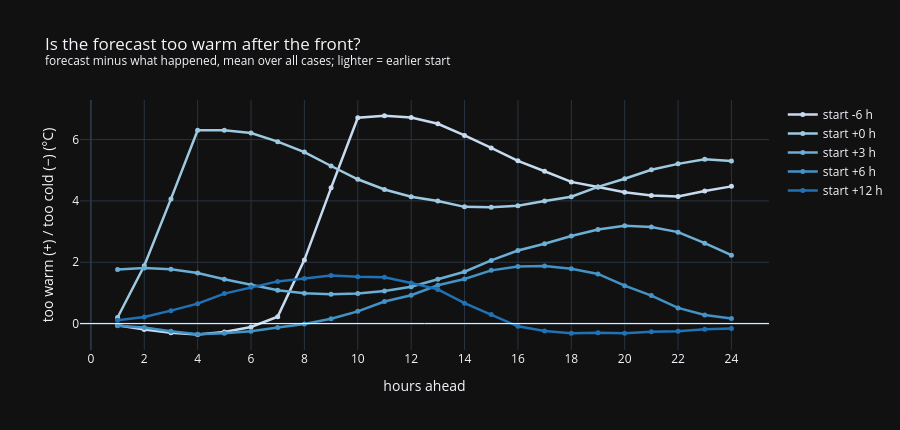

Notebook code for this chart:
### Markdown cell above
### Too warm or too cold, hour by hour

Forecast minus what happened, averaged over all cases, for each hour ahead. Above 0 = the forecast is too warm
(it expects the temperature to go back up), below 0 = too cold.

### Code cell
from plotly.colors import sample_colorscale

shades = sample_colorscale("Blues", [0.25 + 0.5 * i / (len(OFFSETS) - 1) for i in range(len(OFFSETS))])
fig = go.Figure()
fig.add_hline(y=0, line={"color": "white", "width": 1})
for off, colr in zip(OFFSETS, shades):
    fig.add_trace(go.Scatter(x=np.arange(1, H + 1), y=(fin[off][:, 4] - at(off)).mean(axis=0), mode="lines+markers",
                             line={"color": colr, "width": 2.5}, marker={"color": colr, "size": 5}, name=f"start {off:+d} h",
                             hovertemplate="%{x} h ahead: %{y:+.2f} °C<extra>" + f"start {off:+d} h" + "</extra>"))
fig.update_layout(height=430, template="plotly_dark",
                  title="Is the forecast too warm after the front?<br><sup>forecast minus what happened, mean over all cases; "
                        "lighter = earlier start</sup>",
                  xaxis={"title": "hours ahead", "dtick": 2}, yaxis={"title": "too warm (+) / too cold (−) (°C)"})
fig.write_html(FIG / "exp3_inside_front_bias.html", include_plotlyjs="cdn")
fig.show()

### Figure 1 — Plotly figure (JSON) as saved in the notebook; plotly's stock layout.template omitted (floating-point values rounded to 4 significant figures)
{"data": [{"hovertemplate": "%{x} h ahead: %{y:+.2f} °C<extra>start -6 h</extra>", "line": {"color": "rgb(198, 219, 239)", "width": 2.5}, "marker": {"color": "rgb(198, 219, 239)", "size": 5}, "mode": "lines+markers", "name": "start -6 h", "type": "scatter", "x": [1, 2, 3, 4, 5, 6, 7, 8, 9, 10, 11, 12, 13, 14, 15, 16, 17, 18, 19, 20, 21, 22, 23, 24], "y": [-0.05409, -0.1898, -0.3001, -0.351, -0.2711, -0.1085, 0.2272, 2.078, 4.427, 6.712, 6.781, 6.72, 6.517, 6.137, 5.727, 5.307, 4.968, 4.62, 4.451, 4.286, 4.18, 4.144, 4.326, 4.475]}, {"hovertemplate": "%{x} h ahead: %{y:+.2f} °C<extra>start +0 h</extra>", "line": {"color": "rgb(158, 202, 225)", "width": 2.5}, "marker": {"color": "rgb(158, 202, 225)", "size": 5}, "mode": "lines+markers", "name": "start +0 h", "type": "scatter", "x": [1, 2, 3, 4, 5, 6, 7, 8, 9, 10, 11, 12, 13, 14, 15, 16, 17, 18, 19, 20, 21, 22, 23, 24], "y": [0.1988, 1.886, 4.067, 6.306, 6.305, 6.212, 5.933, 5.593, 5.139, 4.706, 4.373, 4.134, 3.999, 3.807, 3.796, 3.846, 3.995, 4.137, 4.458, 4.723, 5.015, 5.209, 5.36, 5.298]}, {"hovertemplate": "%{x} h ahead: %{y:+.2f} °C<extra>start +3 h</extra>", "line": {"color": "rgb(107, 174, 214)", "width": 2.5}, "marker": {"color": "rgb(107, 174, 214)", "size": 5}, "mode": "lines+markers", "name": "start +3 h", "type": "scatter", "x": [1, 2, 3, 4, 5, 6, 7, 8, 9, 10, 11, 12, 13, 14, 15, 16, 17, 18, 19, 20, 21, 22, 23, 24], "y": [1.767, 1.811, 1.774, 1.651, 1.447, 1.258, 1.087, 0.9939, 0.9586, 0.9788, 1.064, 1.204, 1.45, 1.692, 2.061, 2.385, 2.605, 2.857, 3.07, 3.191, 3.147, 2.983, 2.624, 2.232]}, {"hovertemplate": "%{x} h ahead: %{y:+.2f} °C<extra>start +6 h</extra>", "line": {"color": "rgb(66, 146, 198)", "width": 2.5}, "marker": {"color": "rgb(66, 146, 198)", "size": 5}, "mode": "lines+markers", "name": "start +6 h", "type": "scatter", "x": [1, 2, 3, 4, 5, 6, 7, 8, 9, 10, 11, 12, 13, 14, 15, 16, 17, 18, 19, 20, 21, 22, 23, 24], "y": [-0.06957, -0.1303, -0.2527, -0.3461, -0.318, -0.2509, -0.125, -0.009599, 0.1584, 0.4005, 0.7208, 0.926, 1.252, 1.457, 1.737, 1.861, 1.88, 1.785, 1.619, 1.238, 0.9146, 0.5113, 0.2812, 0.1661]}, {"hovertemplate": "%{x} h ahead: %{y:+.2f} °C<extra>start +12 h</extra>", "line": {"color": "rgb(33, 113, 181)", "width": 2.5}, "marker": {"color": "rgb(33, 113, 181)", "size": 5}, "mode": "lines+markers", "name": "start +12 h", "type": "scatter", "x": [1, 2, 3, 4, 5, 6, 7, 8, 9, 10, 11, 12, 13, 14, 15, 16, 17, 18, 19, 20, 21, 22, 23, 24], "y": [0.1123, 0.2162, 0.4227, 0.6502, 0.9781, 1.184, 1.376, 1.472, 1.569, 1.527, 1.508, 1.324, 1.116, 0.6658, 0.299, -0.08896, -0.238, -0.3132, -0.2992, -0.3134, -0.2658, -0.2464, -0.1802, -0.1598]}], "layout": {"height": 430, "shapes": [{"line": {"color": "white", "width": 1}, "type": "line", "x0": 0, "x1": 1, "xref": "x domain", "y0": 0, "y1": 0, "yref": "y"}], "title": {"text": "Is the forecast too warm after the front?<br><sup>forecast minus what happened, mean over all cases; lighter = earlier start</sup>"}, "xaxis": {"dtick": 2, "title": {"text": "hours ahead"}}, "yaxis": {"title": {"text": "too warm (+) / too cold (−) (°C)"}}}}
